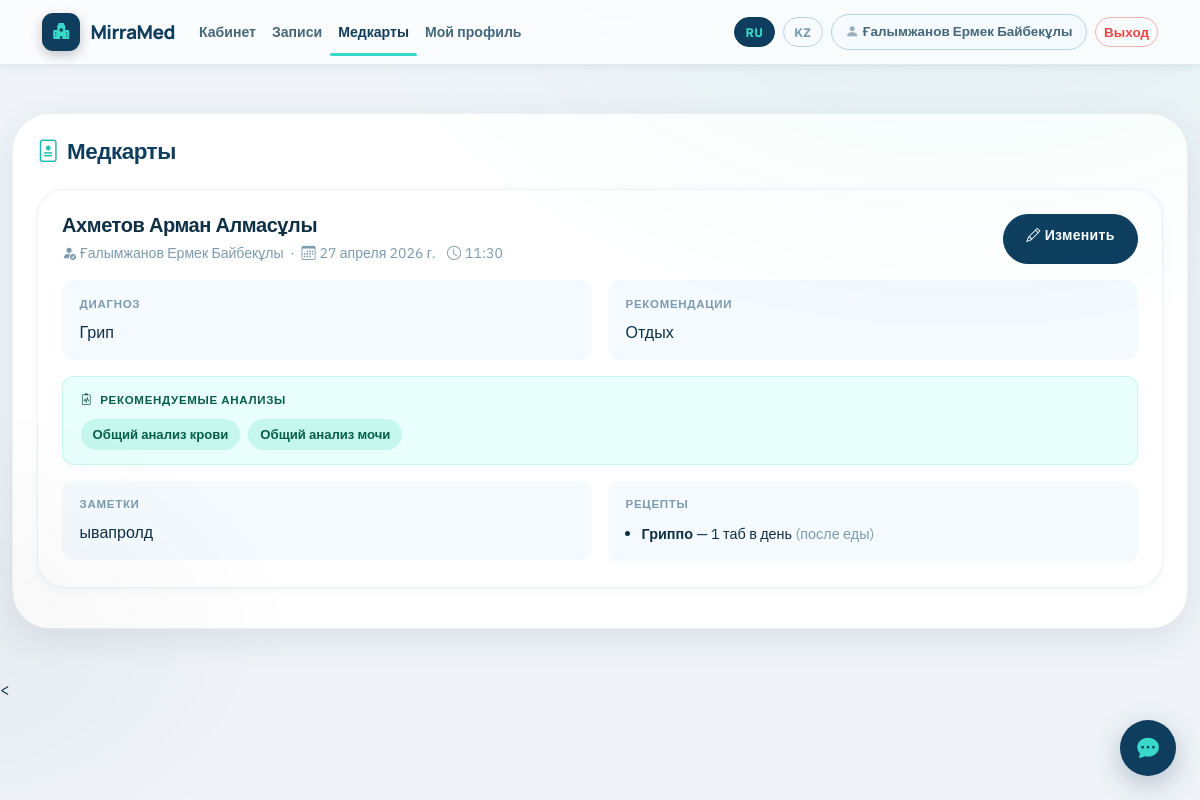
/medical-records/ (signed in), run on the app's committed database.
### core/models.py (models this page shows, shortened)
class User(AbstractUser):
    class Role(models.TextChoices):
        ADMIN = 'admin', 'Admin'
        DOCTOR = 'doctor', 'Doctor'
        PATIENT = 'patient', 'Patient'
    username = models.CharField(max_length=150, unique=True)
    email = models.EmailField(unique=True)
    full_name = models.CharField(max_length=255)
    role = models.CharField(max_length=20, choices=Role.choices, default=Role.PATIENT)
    must_complete_profile = models.BooleanField(default=True)
    USERNAME_FIELD = 'email'
    REQUIRED_FIELDS = []
    objects = UserManager()

class MedicalRecord(models.Model):
    appointment = models.OneToOneField(
        Appointment,
        on_delete=models.CASCADE,
        related_name='medical_record'
    )
    diagnosis = models.TextField()
    recommendations = models.TextField(blank=True)
    notes = models.TextField(blank=True)
    recommended_analyses = models.TextField(blank=True)
    recommended_analysis_types = models.ManyToManyField(
    AnalysisType,
    blank=True,
    related_name='medical_records'
)
    created_at = models.DateTimeField(auto_now_add=True)

class Appointment(models.Model):
    class Status(models.TextChoices):
        PENDING = 'pending', 'Pending'
        APPROVED = 'approved', 'Approved'
        REJECTED = 'rejected', 'Rejected'
        COMPLETED = 'completed', 'Completed'
        CANCELLED = 'cancelled', 'Cancelled'
        NO_SHOW = 'no_show', 'No show'
    patient = models.ForeignKey(Patient, on_delete=models.CASCADE, related_name='appointments')
    doctor = models.ForeignKey(Doctor, on_delete=models.CASCADE, related_name='appointments')
    date = models.DateField()
    slot = models.TimeField()
    status = models.CharField(max_length=20, choices=Status.choices, default=Status.PENDING)
    fee = models.DecimalField(max_digits=10, decimal_places=2, default=0)
    created_at = models.DateTimeField(auto_now_add=True)
    approved_at = models.DateTimeField(null=True, blank=True)
    class Meta:
        ordering = ['-date', 'slot']
        constraints = [
            models.UniqueConstraint(fields=['doctor', 'date', 'slot'], name='unique_doctor_slot')
        ]

class Patient(models.Model):
    GENDER_CHOICES = [('male', 'Male'), ('female', 'Female')]
    user = models.OneToOneField(settings.AUTH_USER_MODEL, on_delete=models.CASCADE, related_name='patient_profile')
    birth_date = models.DateField(null=True, blank=True)
    gender = models.CharField(max_length=10, choices=GENDER_CHOICES, blank=True)
    phone = models.CharField(max_length=30, blank=True, validators=[phone_validator])
    address = models.CharField(max_length=255, blank=True)

class Doctor(models.Model):
    user = models.OneToOneField(settings.AUTH_USER_MODEL, on_delete=models.CASCADE, related_name='doctor_profile')
    specialization = models.CharField(max_length=255, blank=True)
    experience_years = models.PositiveIntegerField(default=0)
    room = models.CharField(max_length=50, blank=True)
    phone = models.CharField(max_length=30, blank=True, validators=[phone_validator])
    consultation_fee = models.DecimalField(max_digits=10, decimal_places=2, default=15000)
    photo = models.ImageField(upload_to='doctors/', null=True, blank=True)

class AnalysisType(models.Model):
    code = models.CharField(max_length=100, unique=True)
    name_kz = models.CharField(max_length=255, unique=True)
    name_ru = models.CharField(max_length=255, unique=True)
    description = models.TextField(blank=True)

class Prescription(models.Model):
    medical_record = models.ForeignKey(MedicalRecord, on_delete=models.CASCADE, related_name='prescriptions')
    medicine = models.CharField(max_length=255)
    dosage = models.CharField(max_length=255, blank=True)
    instructions = models.CharField(max_length=255, blank=True)

### core/views.py (the view)
# urls.py: path('medical-records/', views.medical_records_page, name='medical_records'),
@login_required
def medical_records_page(request):
    if request.user.role == User.Role.DOCTOR:
        doctor = get_object_or_404(Doctor, user=request.user)
        records = MedicalRecord.objects.filter(appointment__doctor=doctor)
    elif request.user.role == User.Role.PATIENT:
        patient = get_object_or_404(Patient, user=request.user)
        records = MedicalRecord.objects.filter(appointment__patient=patient)
    else:
        records = MedicalRecord.objects.all()
    records = records.select_related('appointment__patient__user', 'appointment__doctor__user').prefetch_related('prescriptions')
    return render(request, 'medical_records.html', {'records': records})

### core/context_processors.py (called while the page is built)
def ui_context(request):
    lang = getattr(request, 'site_lang', 'ru')
    return {
        'site_lang': lang,
        'T': TRANSLATIONS.get(lang, TRANSLATIONS['ru']),
    }

### templates/medical_records.html (shortened to what this page needs)
{% extends 'base.html' %}
{% block content %}
<div class="app-card p-4">
  <div class="d-flex justify-content-between align-items-center mb-4 flex-wrap gap-2">
    <h1 class="section-title mb-0">
      <i class="bi bi-file-medical me-2" style="color:var(--aqua-dim);"></i>{{ T.medical_records }}
    </h1>
  </div>
  {% for record in records %}
  <div class="record-card">
    <div class="d-flex justify-content-between gap-3 flex-wrap mb-3">
      <div>
        <h3 class="h5 mb-1" style="font-family:'Syne',sans-serif;font-weight:700;">
          {{ record.appointment.patient.user.full_name }}
        </h3>
        <div class="subtle" style="font-size:.88rem;">
          <i class="bi bi-person-fill-check me-1"></i>{{ record.appointment.doctor.user.full_name }}
          &nbsp;·&nbsp;
          <i class="bi bi-calendar3 me-1"></i>{{ record.appointment.date }}
          <i class="bi bi-clock me-1 ms-2"></i>{{ record.appointment.slot|time:'H:i' }}
        </div>
      </div>
      {% if request.user.role == 'doctor' %}
      <a class="btn btn-success btn-sm"
         href="{% url 'complete_appointment' record.appointment.id %}">
        <i class="bi bi-pencil me-1"></i>{{ T.edit|default:"Редактировать" }}
      </a>
      {% endif %}
    </div>
    <div class="row g-3">
      <div class="col-md-6">
        <div style="background:var(--platinum-l);border-radius:12px;padding:.9rem 1.1rem;">
          <div style="font-size:.72rem;font-weight:700;text-transform:uppercase;letter-spacing:.06em;color:var(--ink-soft);margin-bottom:.4rem;">{{ T.diagnosis }}</div>
          <div style="font-weight:500;color:var(--ink);">{{ record.diagnosis }}</div>
        </div>
      </div>
      <div class="col-md-6">
        <div style="background:var(--platinum-l);border-radius:12px;padding:.9rem 1.1rem;">
          <div style="font-size:.72rem;font-weight:700;text-transform:uppercase;letter-spacing:.06em;color:var(--ink-soft);margin-bottom:.4rem;">{{ T.recommendations }}</div>
          <div style="font-weight:500;color:var(--ink);">{{ record.recommendations|default:"—" }}</div>
        </div>
      </div>
      {% if record.recommended_analysis_types.all %}
      <div class="col-12">
        <div style="background:var(--aqua-pale);border-radius:12px;padding:.9rem 1.1rem;border:1px solid rgba(0,197,161,.15);">
          <div style="font-size:.72rem;font-weight:700;text-transform:uppercase;letter-spacing:.06em;color:#065F46;margin-bottom:.6rem;">
            <i class="bi bi-clipboard2-pulse me-1"></i>
            {% if site_lang == 'kz' %}Ұсынылған анализдер{% else %}Рекомендуемые анализы{% endif %}
          </div>
          <div class="d-flex flex-wrap gap-2">
            {% for analysis in record.recommended_analysis_types.all %}
              <span style="background:rgba(0,197,161,.15);color:#065F46;border-radius:999px;padding:.3rem .75rem;font-size:.82rem;font-weight:600;">
                {% if site_lang == 'kz' %}{{ analysis.name_kz }}{% else %}{{ analysis.name_ru }}{% endif %}
              </span>
            {% endfor %}
          </div>
        </div>
      </div>
      {% endif %}
      <div class="col-md-6">
        <div style="background:var(--platinum-l);border-radius:12px;padding:.9rem 1.1rem;">
          <div style="font-size:.72rem;font-weight:700;text-transform:uppercase;letter-spacing:.06em;color:var(--ink-soft);margin-bottom:.4rem;">{{ T.notes }}</div>
          <div style="font-weight:500;color:var(--ink);">{{ record.notes|default:"—" }}</div>
        </div>
      </div>
      <div class="col-md-6">
        <div style="background:var(--platinum-l);border-radius:12px;padding:.9rem 1.1rem;">
          <div style="font-size:.72rem;font-weight:700;text-transform:uppercase;letter-spacing:.06em;color:var(--ink-soft);margin-bottom:.5rem;">{{ T.prescriptions }}</div>
          <ul class="mb-0 ps-3" style="font-size:.9rem;color:var(--ink);">
            {% for p in record.prescriptions.all %}
            <li style="margin-bottom:.25rem;">
              <span style="font-weight:600;">{{ p.medicine }}</span>
              {% if p.dosage %} — {{ p.dosage }}{% endif %}
              {% if p.instructions %} <span style="color:var(--ink-soft);">({{ p.instructions }})</span>{% endif %}
            </li>
            {% empty %}
            <li style="color:var(--ink-soft);">—</li>
            {% endfor %}
          </ul>
        </div>
      </div>
    </div>
  </div>
  {% endfor %}
</div>
{% endblock %}

### templates/base.html (shortened to what this page needs)
{% load core_tags %}
<!doctype html>
<html lang="{{ site_lang }}">
<head>
  <link href="https://cdn.jsdelivr.net/npm/bootstrap@5.3.3/dist/css/bootstrap.min.css" rel="stylesheet">
  <link href="https://cdn.jsdelivr.net/npm/bootstrap-icons@1.11.3/font/bootstrap-icons.css" rel="stylesheet">
  <link href="/static/css/styles.css?v=999" rel="stylesheet">
</head>
<body>
<nav class="app-navbar navbar navbar-expand-lg">
  <div class="container">
    <a class="navbar-brand" href="/">
      <span class="brand-mark"><i class="bi bi-hospital-fill"></i></span>
      <span>{{ T.site_name }}</span>
    </a>
    <div class="collapse navbar-collapse" id="mainNav">
      <ul class="navbar-nav me-auto mb-3 mb-lg-0 nav-pill-list">
        {% if request.user.is_authenticated %}
        <li class="nav-item">
          <a class="nav-link {% if request.path == '/dashboard/' %}active-nav{% endif %}"
            href="{% url 'dashboard' %}">
            {{ T.dashboard }}
          </a>
        </li>
        <li class="nav-item">
          <a class="nav-link {% if request.path == '/appointments/' %}active-nav{% endif %}"
            href="{% url 'appointments' %}">
            {{ T.appointments }}
          </a>
        </li>
        <li class="nav-item">
          <a class="nav-link {% if request.path == '/medical-records/' %}active-nav{% endif %}"
            href="{% url 'medical_records' %}">
            {{ T.medical_records }}
          </a>
        </li>
        {% if request.user.role != 'admin' %}
        <li class="nav-item">
          <a class="nav-link {% if request.path == '/my-profile/' %}active-nav{% endif %}"
            href="{% url 'my_profile' %}">
            {{ T.my_profile }}
          </a>
        </li>
        {% endif %}
        {% endif %}
        </ul>
      <div class="d-flex align-items-center gap-2 flex-wrap">
        <a class="btn btn-language {% if site_lang == 'ru' %}active{% endif %}" href="{% url 'switch_language' 'ru' %}?next={{ request.path }}">RU</a>
        <a class="btn btn-language {% if site_lang == 'kz' %}active{% endif %}" href="{% url 'switch_language' 'kz' %}?next={{ request.path }}">KZ</a>
        {% if request.user.is_authenticated %}
          <span class="user-chip"><i class="bi bi-person-fill me-1 opacity-50"></i>{{ request.user.full_name|default:request.user.email }}</span>
          <form method="post" action="{% url 'logout' %}" class="d-inline m-0">
            <button class="btn btn-outline-danger btn-sm">{{ T.logout }}</button>
          </form>
        {% else %}
          <a class="btn btn-success btn-sm" href="{% url 'login' %}">{{ T.login }}</a>
        {% endif %}
      </div>
    </div>
  </div>
</nav>
<main class="container app-shell py-4 py-lg-5">
  {% block content %}{% endblock %}
</main>
<
<button id="chat-toggle" title="Чат">
  <i class="bi bi-chat-dots-fill"></i>
</button>
</body>
</html>

### data on the page
User: user.full_name "Ғалымжанов Ермек Байбекұлы"
MedicalRecord: appointment.patient.user.full_name "Ахметов Арман Алмасұлы", appointment.doctor.user.full_name "Ғалымжанов Ермек Байбекұлы", appointment "27 апреля 2026 г.", appointment.slot "11:30", edit "Изменить", diagnosis "ДИАГНОЗ", diagnosis "Грип", recommendations "РЕКОМЕНДАЦИИ", recommendations "Отдых", notes "ЗАМЕТКИ", notes "ывапролд", prescriptions "РЕЦЕПТЫ"
AnalysisType: name_ru "Общий анализ крови"
AnalysisType: name_ru "Общий анализ мочи"
Prescription: medicine "Гриппо", dosage "1 таб в день", instructions "после еды"

### other printed values
{{ T.site_name }} "MirraMed"
{{ T.dashboard }} "Кабинет"
{{ T.appointments }} "Записи"
{{ T.medical_records }} "Медкарты"
{{ T.my_profile }} "Мой профиль"
{{ T.logout }} "Выход"
